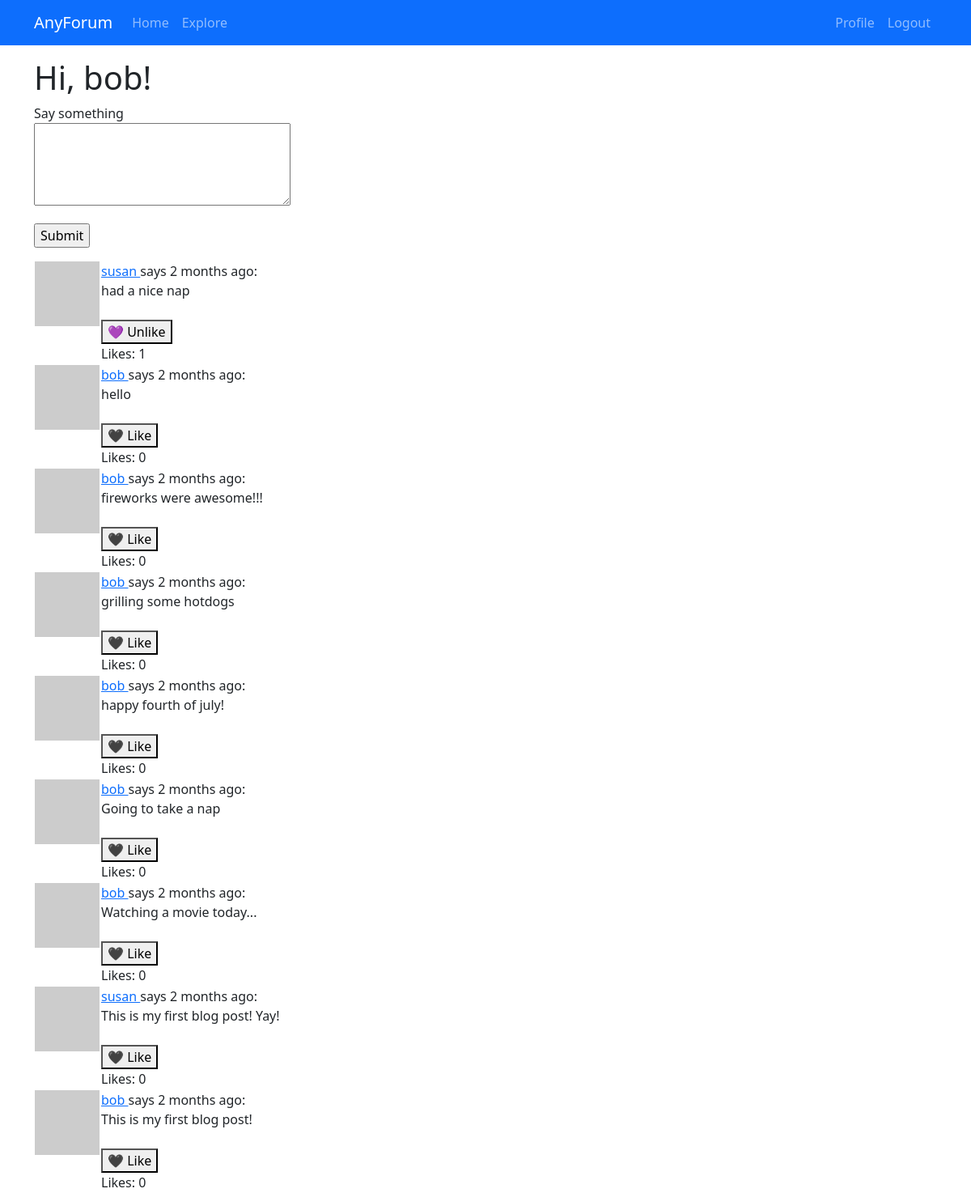
The app's page /index (signed in) with its own data.
### app/models.py (models this page shows, shortened)
class User(UserMixin, db.Model):
    id: so.Mapped[int] = so.mapped_column(primary_key=True)
    username: so.Mapped[str] = so.mapped_column(sa.String(64), index=True, unique=True)
    email: so.Mapped[str] = so.mapped_column(sa.String(120), index=True, unique=True)
    password_hash: so.Mapped[Optional[str]] = so.mapped_column(sa.String(256))
    posts: so.WriteOnlyMapped['Post'] = so.relationship(back_populates='author')
    liked_posts: so.WriteOnlyMapped['Post'] = so.relationship(secondary=likes, back_populates='liked_by')
    about_me: so.Mapped[Optional[str]] = so.mapped_column(sa.String(140))
    last_seen: so.Mapped[Optional[datetime]] = so.mapped_column(default=lambda: datetime.now(timezone.utc))
    def avatar(self, size):
        digest = md5(self.email.lower().encode('utf-8')).hexdigest()
        return f'https://www.gravatar.com/avatar/{digest}?d=identicon&s={size}'
    following: so.WriteOnlyMapped['User'] = so.relationship(secondary=followers,
                                                            primaryjoin=(followers.c.follower_id == id),
                                                            secondaryjoin=(followers.c.followed_id == id),
                                                            back_populates='followers')
    followers: so.WriteOnlyMapped['User'] = so.relationship(secondary=followers,
                                                            primaryjoin=(followers.c.followed_id == id),
                                                            secondaryjoin=(followers.c.follower_id == id),
                                                            back_populates='following')
    def following_posts(self):
        Author = so.aliased(User)
        Follower = so.aliased(User)
        return (
            sa.select(Post)
            .join(Post.author.of_type(Author))
            .join(Author.followers.of_type(Follower), isouter=True)
            .where(sa.or_(
                Follower.id == self.id,
                Author.id == self.id
                ))
                .group_by(Post)
            .order_by(Post.timestamp.desc())
        )
    def is_liking(self, post):
        query = self.liked_posts.select().where(Post.id == post.id)
        return db.session.scalar(query) is not None

class Post(db.Model):
    id: so.Mapped[int] = so.mapped_column(primary_key=True)
    body: so.Mapped[str] = so.mapped_column(sa.String(140))
    timestamp: so.Mapped[datetime] = so.mapped_column(index=True, default=lambda: datetime.now(timezone.utc))
    user_id: so.Mapped[int] = so.mapped_column(sa.ForeignKey(User.id), index=True)
    author: so.Mapped[User] = so.relationship(back_populates='posts')
    liked_by: so.WriteOnlyMapped['User'] = so.relationship(secondary=likes, back_populates='liked_posts')
    def likes_count(self):
        query = sa.select(sa.func.count()).select_from(self.liked_by.select().subquery())
        return db.session.scalar(query)

### app/routes.py (the view)
@app.route('/', methods=['GET', 'POST'])
@app.route('/index', methods=['GET', 'POST'])
@login_required
def index():
    form = PostForm()
    if form.validate_on_submit():
        post = Post(body=form.post.data, author=current_user)
        db.session.add(post)
        db.session.commit()
        flash('Your post is now live!')
        return redirect(url_for('index'))
    page = request.args.get('page', 1, type=int)
    posts = db.paginate(current_user.following_posts(), page=page, per_page=app.config['POSTS_PER_PAGE'], error_out=False)
    next_url = url_for('index', page=posts.next_num) \
        if posts.has_next else None
    prev_url = url_for('index', page=posts.prev_num) \
        if posts.has_prev else None
    return render_template('index.html', title='Home', form=form, posts=posts.items, next_url=next_url, prev_url=prev_url)

### app/forms.py
class PostForm(FlaskForm):
    post = TextAreaField('Say something', validators=[
        DataRequired(), Length(min=1, max=140)])
    submit = SubmitField("Submit")

### app/models.py (called while the page is built)
@login.user_loader
def load_user(id):
    return db.session.get(User, int(id))

### app/routes.py (called while the page is built)
@app.before_request
def before_request():
    if current_user.is_authenticated:
        current_user.last_seen = datetime.now(timezone.utc)
        db.session.commit()

### app/templates/index.html (shortened to what this page needs)
{% extends "base.html" %}
{% block content %}
    <h1>Hi, {{current_user.username}}!</h1>
    {% if form %}
    <form action="" method="post">
        <p>
            {{ form.post.label }}<br>
            {{ form.post(cols=32, rows=4)}}<br>
        </p>
        <p>{{form.submit()}}</p>
    </form>
    {% endif %}
    {% for post in posts %}
        {% include '_post.html' %}
    {% endfor %}
{% endblock %}

### app/templates/_post.html (shortened to what this page needs)
<table>
    <tr valign="top">
        <td><img src="{{ post.author.avatar(36) }}"></td>
        <td>
            <a href="{{ url_for('user', username=post.author.username) }}">
                {{ post.author.username}}
            </a> says {{moment(post.timestamp).fromNow()}}:
            <br>{{ post.body }}
            <br><br>
            {% if current_user.is_liking(post) %}
            <form action="{{url_for('unlike', post_id=post.id)}}" method="post">
                <button type="submit">💜 Unlike</button>
            </form>
            {% else %}
            <form action="{{url_for('like', post_id=post.id)}}" method="post">
                <button type="submit">🖤 Like</button>
            </form>
            {% endif %}
            Likes: {{post.likes_count()}}
        </td>
    </tr>
</table>

### records on screen
User: username "bob"
Post: author.username "susan", timestamp "2 months ago", body "had a nice nap", likes_count "1"
Post: author.username "bob", timestamp "2 months ago", body "hello", likes_count "0"
Post: author.username "bob", timestamp "2 months ago", body "fireworks were awesome!!!", likes_count "0"
Post: author.username "bob", timestamp "2 months ago", body "grilling some hotdogs", likes_count "0"
Post: author.username "bob", timestamp "2 months ago", body "happy fourth of july!", likes_count "0"
Post: author.username "bob", timestamp "2 months ago", body "Going to take a nap", likes_count "0"
Post: author.username "bob", timestamp "2 months ago", body "Watching a movie today...", likes_count "0"
Post: author.username "susan", timestamp "2 months ago", body "This is my first blog post! Yay!", likes_count "0"
Post: author.username "bob", timestamp "2 months ago", body "This is my first blog post!", likes_count "0"
